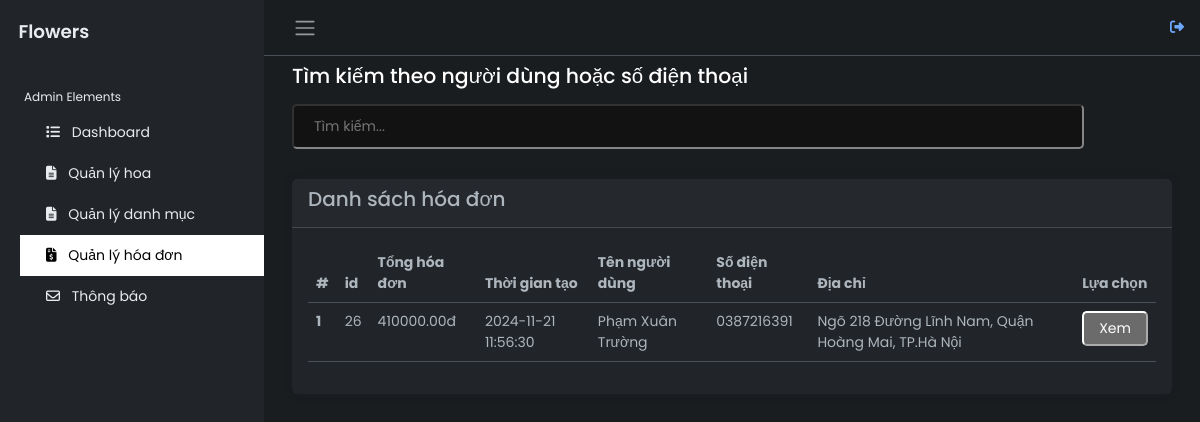
Before: /src/admin-invoices.php (signed in) with the older database file.
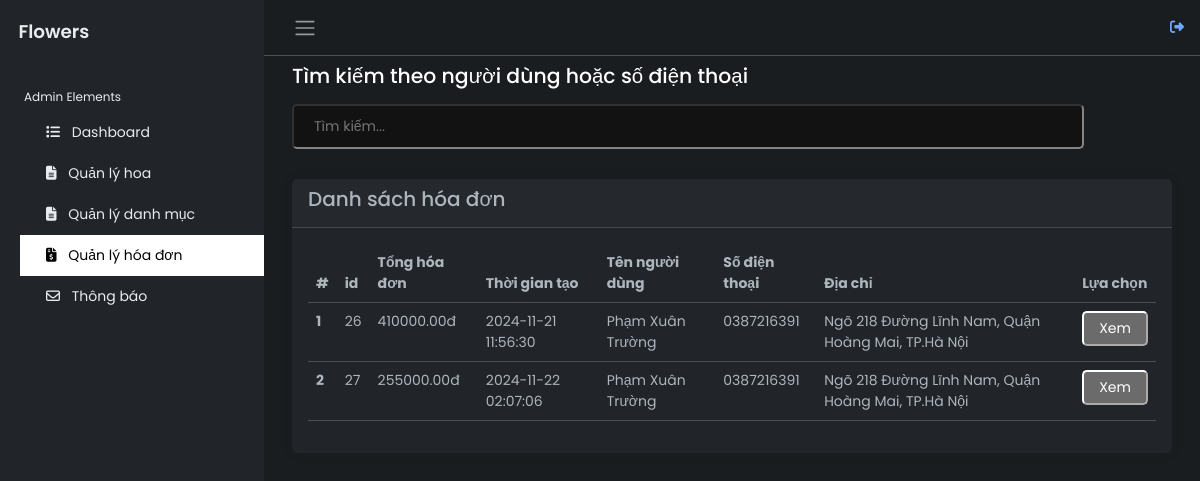
After: the same page with the newer database file.
### tables this page shows
CREATE TABLE `orders` (
  `order_id` int(11) NOT NULL,
  `user_id` int(11) DEFAULT NULL,
  `total_amount` decimal(10,2) NOT NULL,
  `address` varchar(50) NOT NULL,
  `created_at` datetime DEFAULT current_timestamp()
);

CREATE TABLE `users` (
  `user_id` int(11) NOT NULL,
  `name` varchar(50) NOT NULL,
  `password` varchar(255) NOT NULL,
  `email` varchar(100) NOT NULL,
  `phone_number` varchar(10) NOT NULL,
  `address` varchar(100) NOT NULL,
  `role` varchar(10) DEFAULT 'user'
);

### src/admin-invoices.php (the view, shortened to what this page needs)
<!DOCTYPE html>
<html lang="en" data-bs-theme="dark">
<head>
    <link rel="stylesheet" href="https://cdnjs.cloudflare.com/ajax/libs/font-awesome/6.0.0/css/all.min.css">
    <link rel="stylesheet" href="https://cdn.jsdelivr.net/npm/bootstrap@5.3.0-alpha2/dist/css/bootstrap.min.css">
    <link rel="stylesheet" href="../css/admin.css">
    <link rel="stylesheet" href="../css/admin-categories.css">
    <link rel="stylesheet" href="../css/admin-products.css">
</head>
<body>
    <?php @include("admin-header.php") ?>
            <main class="content px-3 py-2">
                <div class="container-fluid">
                    <div class="mb-3">
                        <h4>Tìm kiếm theo người dùng hoặc số điện thoại</h4>
                    </div>
                    <div>
                        <input type="text" name="" class="search" id="search-invoices" placeholder="Tìm kiếm...">
                    </div>
                    <div class="card border-0">
                        <div class="card-header">
                            <h5 class="card-title">
                                Danh sách hóa đơn
                            </h5>
                        </div>
                        <div class="card-body">
                            <table class="table">
                                <thead>
                                    <tr>
                                        <th scope="col">#</th>
                                        <th scope="col">id</th>
                                        <th scope="col">Tổng hóa đơn</th>
                                        <th scope="col">Thời gian tạo</th>
                                        <th scope="col">Tên người dùng</th>
                                        <th scope="col">Số điện thoại</th>
                                        <th scope="col">Địa chỉ</th>
                                        <th scope="col">Lựa chọn</th>
                                    </tr>
                                </thead>
                                <tbody id="invoices">
                                <?php
                                        @include '../DB/connection.php';
                                        $invoices = mysqli_query($conn, "SELECT * FROM orders o join users u on o.user_id = u.user_id") or die('query failed');
                                        $i = 1;
                                        foreach ($invoices as $invoices):
                                            echo '<tr>
                                        <th scope="row">'.$i.'</th>
                                        <td>'.$invoices['order_id'].'</td>
                                        <td>'.$invoices['total_amount'].'<span>đ</span></td>
                                        <td>'.$invoices['created_at'].'</td>
                                        <td>'.$invoices['name'].'</td>
                                        <td>'.$invoices['phone_number'].'</td>
                                        <td>'.$invoices['address'].'</td>
                                        <td>
                                            <button class="btn-click" data-id="'.$invoices['order_id'].'" >Xem</button>
                                        </td>
                                    </tr>
                                        ';
                                        $i++;
                                        endforeach;
                                    ?>
                                </tbody>
                            </table>
                        </div>
                    </div>
                </div>
            </main>
        </div>
    </div>
</body>
</html>

Changed rows visible on the page:
added orders: order_id "27", total_amount "255000.00", created_at "2024-11-22 02:07:06", user.name "Phạm Xuân Trường", user.phone_number "0387216391", user.address "Ngõ 218 Đường Lĩnh Nam, Quận Hoàng Mai, TP.Hà Nội"
